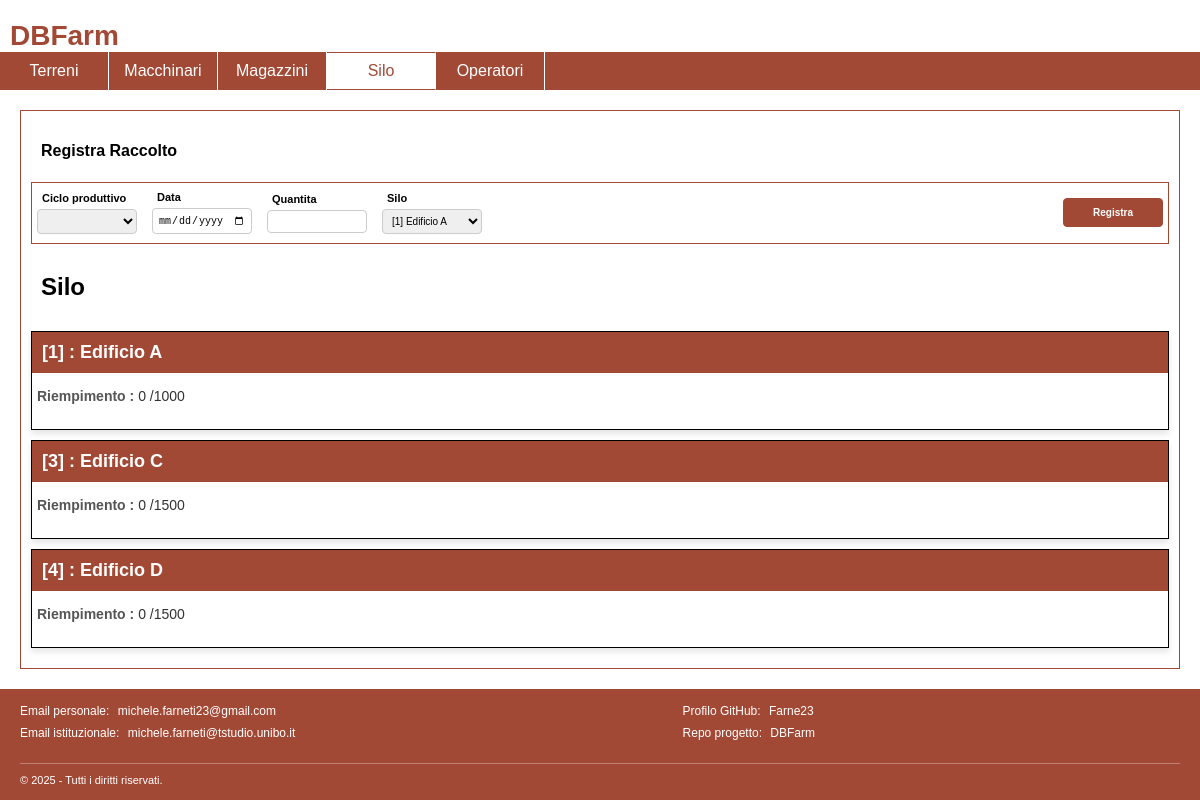
The app's page /silo.php with its own data.
### tables this page shows
CREATE TABLE edifici (
    idEdificio INT AUTO_INCREMENT PRIMARY KEY,
    nome VARCHAR(100) NOT NULL,
    via VARCHAR(150) NOT NULL,
    citta VARCHAR(100) NOT NULL,
    provincia CHAR(2) NOT NULL,
    tipo_silo BOOLEAN NOT NULL,  
    tipo_magazzino BOOLEAN NOT NULL,  
    capacita_silo INT DEFAULT NULL,  
    capacita_magazzino INT DEFAULT NULL  
);

### silo.php (called while the page is built, shortened)
<?php
require_once 'bootstrap.php';
$silos= $dbh->getSiloListComplete();
require 'template/base.php';
?>

### database/database.php (called while the page is built, shortened)
<?php
class DatabaseHelper
{
    private $db;
    public function __construct($servername, $username, $password, $dbname, $port)
    {
        $this->db = new mysqli($servername, $username, $password, $dbname, $port);
    }
    function getSiloListComplete()
    {
        $stmt = $this->db->prepare("SELECT DISTINCT edifici.* FROM edifici WHERE  edifici.tipo_silo=true GROUP BY edifici.idEdificio");
        $stmt->execute();
        $result = $stmt->get_result();
        $resultComplete = $result->fetch_all(MYSQLI_ASSOC);
        foreach ($resultComplete as &$edificio) {
            $edificio["content"] = $this->getRaccoltiInvenduti($edificio["idEdificio"]);
            $edificio["giacenza"] = $this->getGiacenza($edificio["idEdificio"])[0]['giacenza'];
        }
        return $resultComplete;
    }
    function getRaccoltiInvenduti(
        $edificio
    ) {
        $stmt = $this->db->prepare("SELECT raccolti.*, cicli_produttivi.coltura_coltivata
            FROM raccolti
            LEFT JOIN vendite
            ON vendite.idCicloProduttivo = raccolti.idCicloProduttivo
            AND raccolti.data = vendite.data_raccolta
            INNER JOIN cicli_produttivi
            ON raccolti.idCicloProduttivo = cicli_produttivi.idCicloProduttivo
            WHERE raccolti.idSilo = ?
            AND vendite.idCicloProduttivo IS NULL");
        $stmt->bind_param("i", $edificio);
        $stmt->execute();
        $result = $stmt->get_result();
        return $result->fetch_all(MYSQLI_ASSOC);
    }
    function getGiacenza($edificio)
    {
        $stmt = $this->db->prepare("SELECT
            COALESCE(SUM(raccolti.quantita), 0) AS giacenza
            FROM
                raccolti
            LEFT JOIN
                vendite
            ON
                raccolti.idCicloProduttivo = vendite.idCicloProduttivo
                AND raccolti.data = vendite.data_raccolta
            WHERE
            raccolti.idSilo = ?
            AND vendite.idCicloProduttivo IS NULL");
        $stmt->bind_param("i", $edificio);
        $stmt->execute();
        $result = $stmt->get_result();
        return $result->fetch_all(MYSQLI_ASSOC);
    }
}
?>

### bootstrap.php (called while the page is built, shortened)
<?php
require_once("database/database.php");
$dbh = new DatabaseHelper("localhost", "root", "", "DBFarm", 3306);
?>

### silo-main.php (the view, shortened to what this page needs)
<form id="RegistraRaccolto">
    <h4>Registra Raccolto</h4>
    <div class="input-line">
        <div class="input-group">
            <label for="ciclo">Ciclo produttivo</label>
            <select id="ciclo">
            </select>
        </div>
        <div class="input-group">
            <label for="data">Data</label>
            <input id="data" type="date" required />
        </div>
        <div class="input-group">
            <label for="quantita">Quantita</label>
            <input id="quantita" type="number" min="0" required />
        </div>
        <div class="input-group">
            <label for="silo">Silo</label>
            <select id="silo">
                <?php
                foreach ($silos as $silo) {
                    echo '<option value="' . $silo["idEdificio"] . '">[' . $silo["idEdificio"] . '] ' . $silo["nome"] . '</option>;';
                }
                ?>
            </select>
        </div>
        <div class="input-group">
            <input id="RegistraRaccoltobtn" class="orange-on-white" type="submit" value="Registra" />
        </div>
    </div>
</form>
<h2>Silo</h2>
<ul class="terreni-list">
    <?php foreach ($silos as $silo): ?>
        <li>
            <div class="terreno-header orange-on-white">
                <strong>[<?= htmlspecialchars($silo['idEdificio']) ?>] :
                    <?= htmlspecialchars($silo['nome']) ?></strong>
            </div>
            <div class="terreno-details">
                <span>Riempimento :</span>
                <?= htmlspecialchars(intval($silo['giacenza'])) ?> /<?= htmlspecialchars($silo['capacita_silo']) ?>
            </div>
            <div class="terreno-details">
            </div>
        </li>
    <?php endforeach; ?>
</ul>

### style/styles.css (style rules this page uses)
body { font-family: "Trebuchet MS", Helvetica, sans-serif; }
body, ul, h1 { padding: 0px; margin: 0px; }
ul { list-style: none; }
.orange-on-white { background-color: #A24936; color: white; }
.input-line { display: flex; gap: 5px; align-items: flex-start; border: 1px solid #A24936; }
.input-group { display: flex; flex-direction: column; align-items: left; justify-content: center; width: 100px; padding: 5px; height: 50px; }
.input-group label { margin-bottom: 5px; font-weight: bold; font-size: 11px; padding-left: 5px; }
.input-group input, .input-group select { padding: 5px; font-size: 10px; border: 1px solid #ccc; border-radius: 4px; width: 100%; box-sizing: border-box; }
.input-group:last-of-type { margin-left: auto; }
input[type="submit"], input[type="button"], button, #formMacchinario button[type="submit"] { border: none; cursor: pointer; padding: 8px 12px; border-radius: 4px; font-weight: bold; border: 1px solid #A24936; }
.terreni-list { list-style: none; padding: 0; margin: 0; }
.terreni-list li { border: 1px solid black; margin: 10px 0; background-color: #fff; box-shadow: 0 4px 6px rgba(0, 0, 0, 0.1); transition: transform 0.2s, box-shadow 0.2s; cursor: pointer; }
.terreno-header { padding: 10px; font-size: 18px; margin-bottom: 10px; }
.terreno-details { color: #333; font-size: 14px; margin: 5px 0; padding: 5px; }
.terreno-details span { font-weight: bold; color: #555; }
.terreni-list li { text-decoration: none; }
h2 { padding: 10px; }
h4 { margin-left: 10px; }

### records on screen
edifici: idEdificio "1", nome "Edificio A", giacenza "0", capacita_silo "1000"
edifici: idEdificio "3", nome "Edificio C", giacenza "0", capacita_silo "1500"
edifici: idEdificio "4", nome "Edificio D", giacenza "0", capacita_silo "1500"
